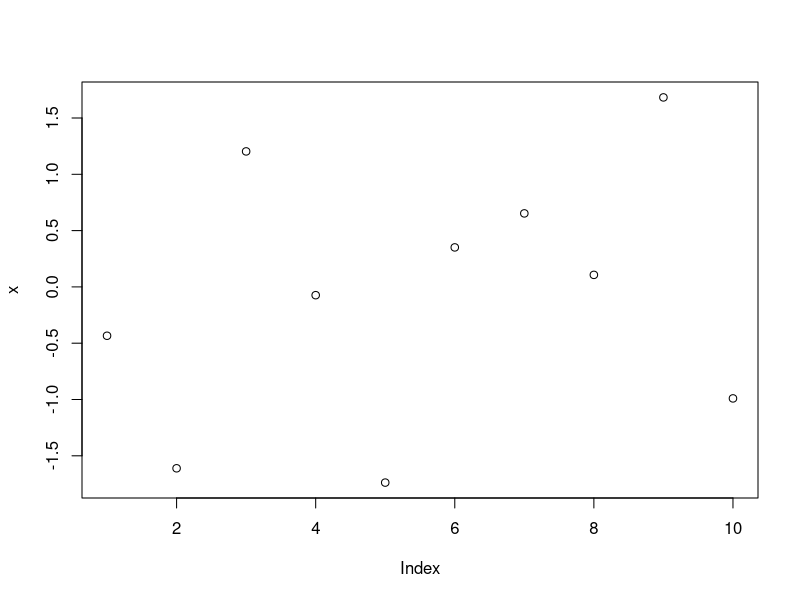
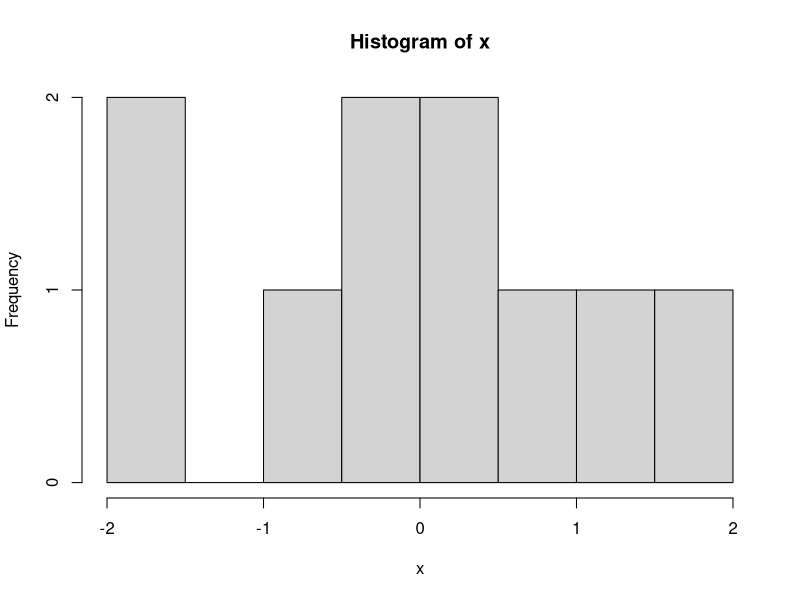
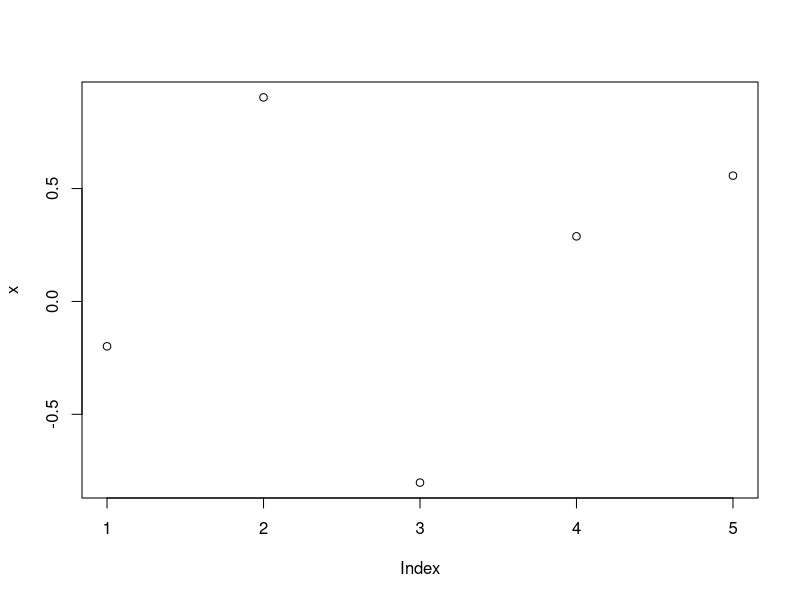
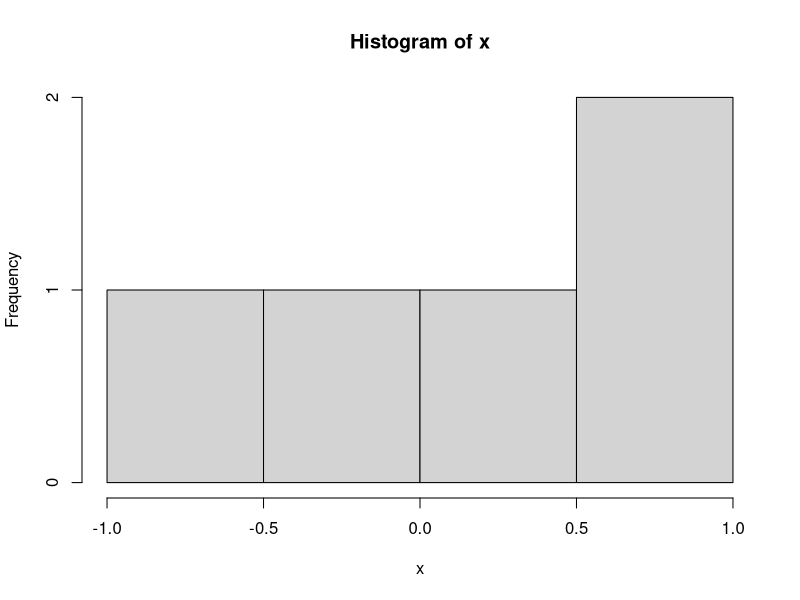
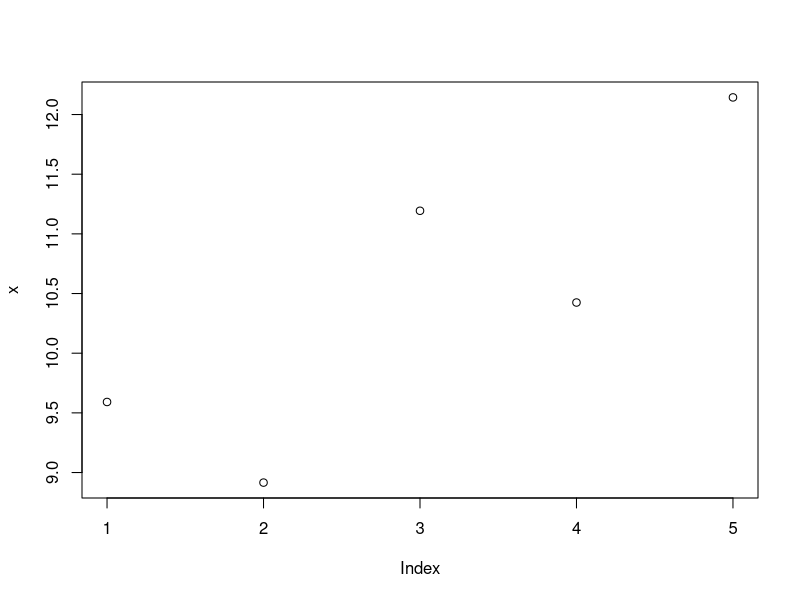
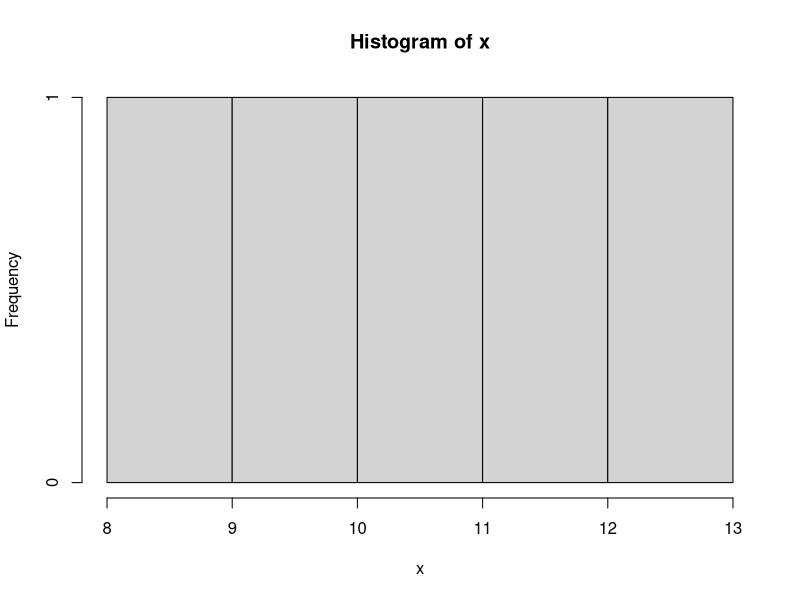
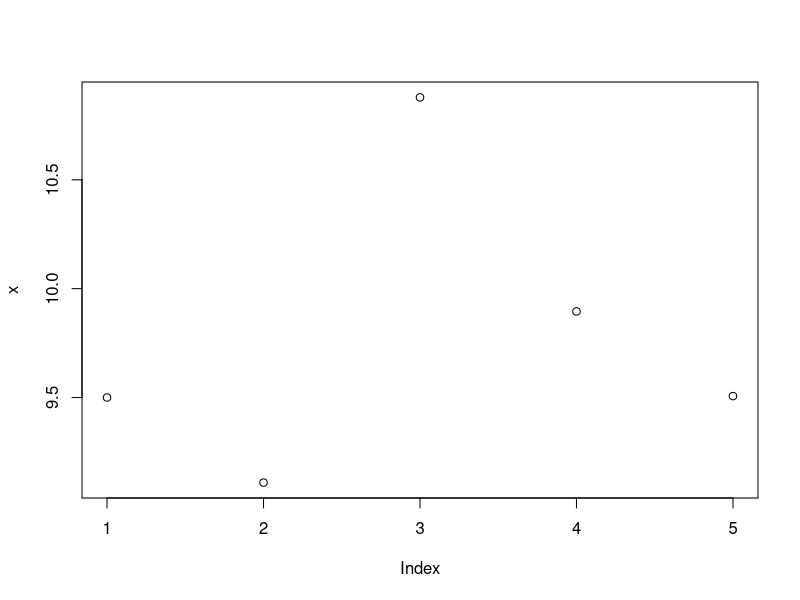
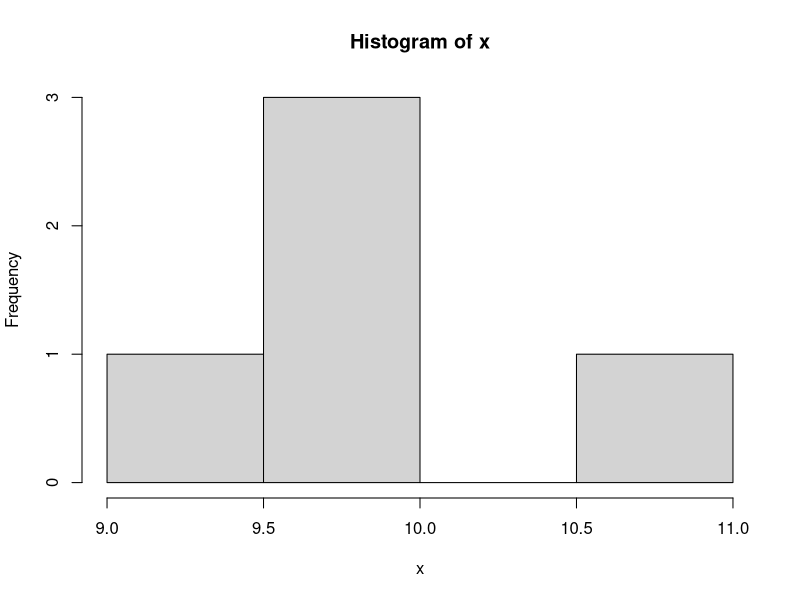

These charts were generated, in order, by the following R code:
#Lab 3

# Sample from a normal distribution with 5 random values
x <-rnorm(5)
x

# Vectorized multiplication of two vectors with 100,000 random normal values each
N <-100000
a <-rnorm(N)
b <- rnorm(N)

c <- a * b
c

# Help documentation for the rnorm function
?rnorm

# Printing Normal Distribution Using Various Parameters
X <- rnorm(5)
X
X <- rnorm( 5, 10, 1)
X
X <- rnorm (5, 10)
X
X <- rnorm(5, mean=10, sd = 1)
X
X <- rnorm(5, sd=1, mean=10)
X
X <- rnorm(5, sd=1)
X

# Plot Normal Distributions and histograms
x <-rnorm(10)
plot(x)
hist(x)


x <-rnorm(5)
plot(x)
hist(x)


x <-rnorm(5, 10, 1)
plot(x)
hist(x)


x <-rnorm(5, 10)
plot(x)
hist(x)


x <-rnorm(5, 1, 10)
plot(x)
hist(x)


x <-rnorm(5, 1)
plot(x)
hist(x)


# Print Normal Distribution Using Basic R statistics tools on a large sample
x <-rnorm(80000)
plot(x)
hist(x)
head(x)
tail(x)
range(x)
summary(x)
boxplot(x)

# Classwork
# Generating 100,000 random values from a normal distribution
x <-rnorm(100000)

# count how many are between -1 and 1
count <- 0
for (i in x)
  if (i>-1 & i<1)
    count <- count+1

# Calculate and print the percentage, should be around 68%
percent <- count/length(x)
percent